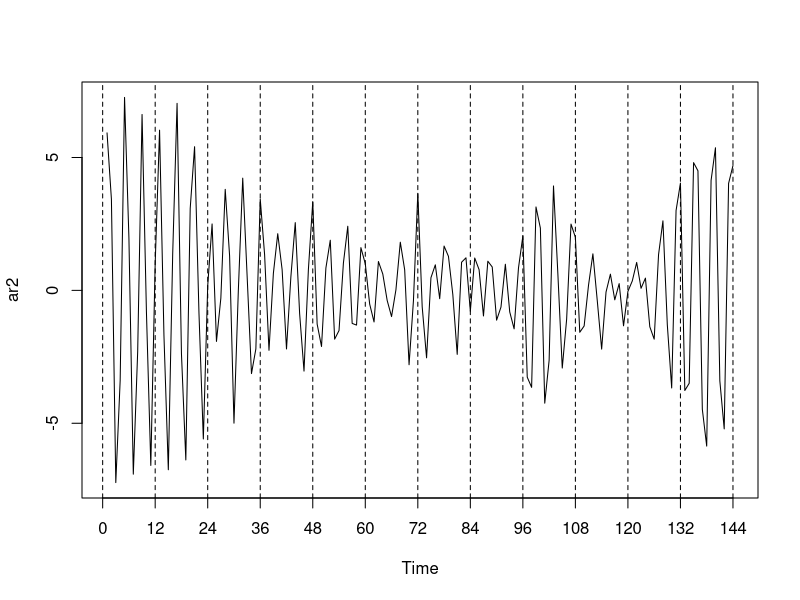

Reproduce this figure in R.
## ---- chunk 1
knitr::opts_chunk$set(echo = TRUE)
## ---- chunk 2
packages <- c('stats')
if (length(setdiff(packages, rownames(installed.packages()))) > 0) {
  install.packages(setdiff(packages, rownames(installed.packages())))  
}

require(stats)

## ---- chunk 3
ar2 = arima.sim(list(order=c(2,0,0), ar=c(0,-.9)), n = 144)
z = c(1, 0, 0.9) # coefficients of the polynomial
a = polyroot(z)

"0+1.054093i 0-1.054093i"
## ---- chunk 4
### arg in cycles/pt
arg = Arg(a)/(2*pi) 
### pseudo cycle is 4
k = 1/arg
plot(ar2, axes=FALSE, xlab="Time")
axis(2); 
axis(1, at=seq(0,144,by=12))
box()
abline(v=seq(0,144,by=12), lty=2)

